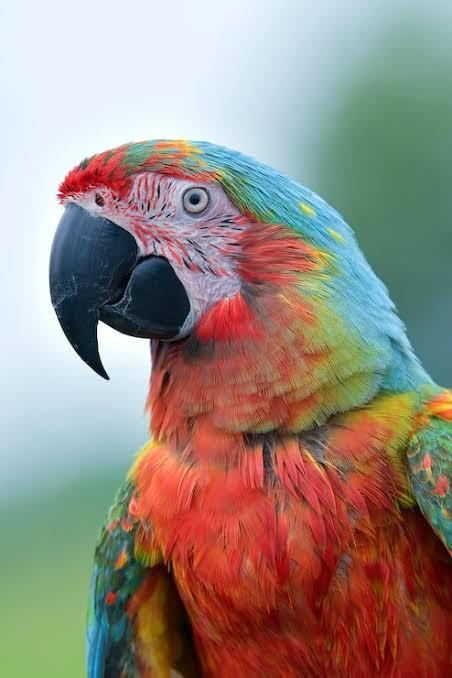
#> input picture Day_18/sample_images/test3.jpg, 452 x 678 px
$ python morphology.py
#> lines starting #> are read from the running program, lines starting #| are printed output that depends on the picture; after the words box and inside, x2 and y2 are one past the last pixel; in counts of white or black regions, pixels touching at a corner belong together
import cv2

img3 = cv2.imread("sample_images/test3.jpg")
#> img3 is the input picture: shape (678, 452, 3); mean B, G, R 129, 138.2, 151.6
gray = cv2.cvtColor(img3, cv2.COLOR_BGR2GRAY)
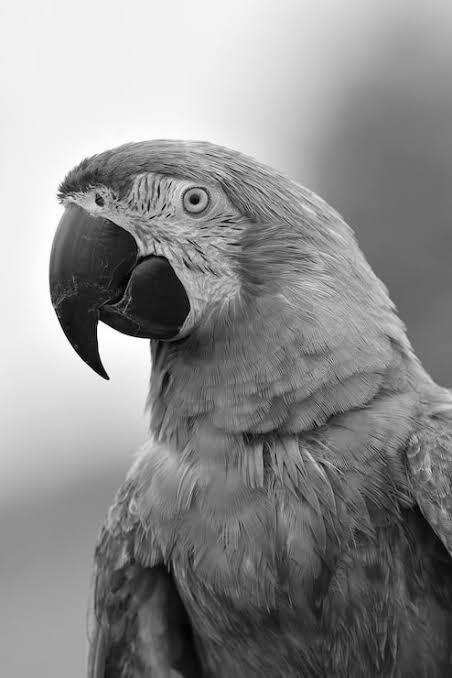
#> gray: shape (678, 452); min 0, max 255, mean 141.2
blur = cv2.GaussianBlur(gray, (5, 5), 0)

canny = cv2.Canny(
    blur,
    50,
    150
)
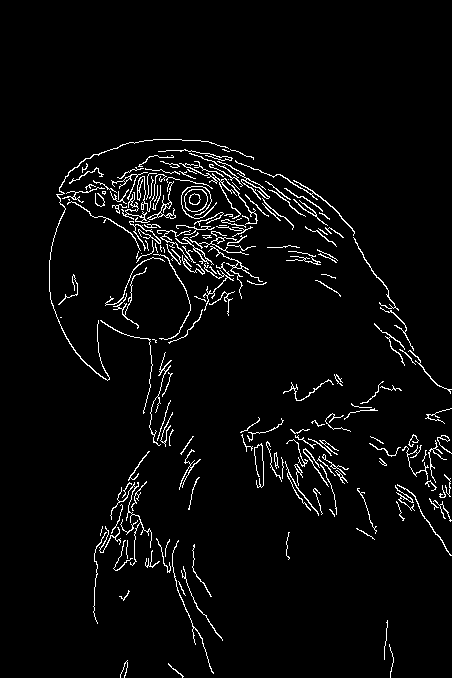
#> canny: shape (678, 452); 3.7% white in thin lines or dots, all inside (x1, y1, x2, y2) = (49, 139, 452, 678)
erosion_kernel = cv2.getStructuringElement(
    cv2.MORPH_RECT,
    (2, 2)
)

dilation_kernel = cv2.getStructuringElement(
    cv2.MORPH_RECT,
    (5, 5)
)

erosion = cv2.erode(
    canny,
    erosion_kernel,
)
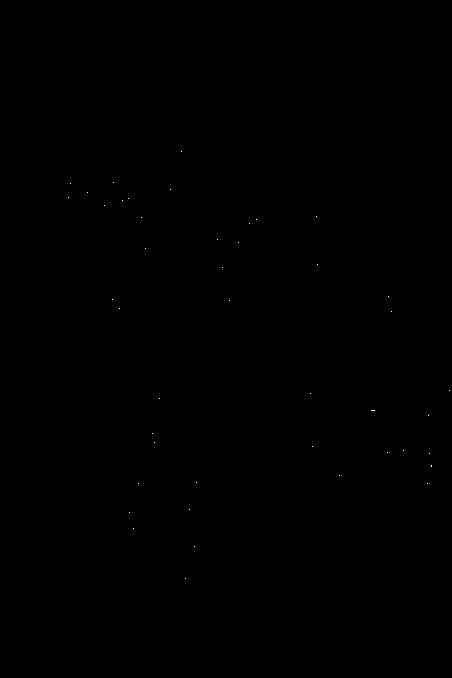
#> erosion: shape (678, 452); 0.02% white in thin lines or dots, all inside (x1, y1, x2, y2) = (68, 151, 450, 579)

dilation = cv2.dilate(
    canny,
    dilation_kernel,
)
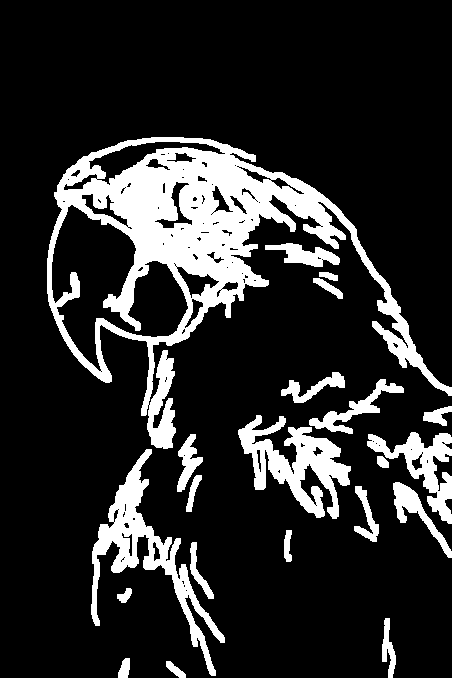
#> dilation: shape (678, 452); 16.8% white; 21 white regions, largest, box (x1, y1, x2, y2) and area: (47, 137, 452, 449) 30357, (91, 449, 225, 676) 5855, (238, 415, 351, 519) 4971

opening = cv2.morphologyEx(canny, cv2.MORPH_OPEN, erosion_kernel)
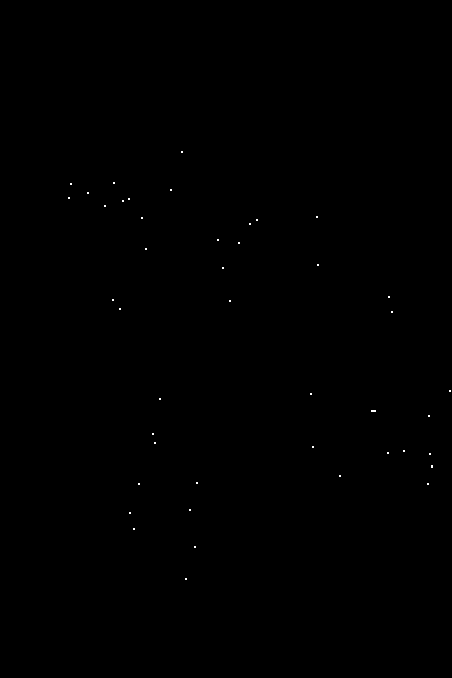
#> opening: shape (678, 452); 0.06% white in thin lines or dots, all inside (x1, y1, x2, y2) = (68, 151, 451, 580)

closing = cv2.morphologyEx(canny, cv2.MORPH_CLOSE, dilation_kernel)
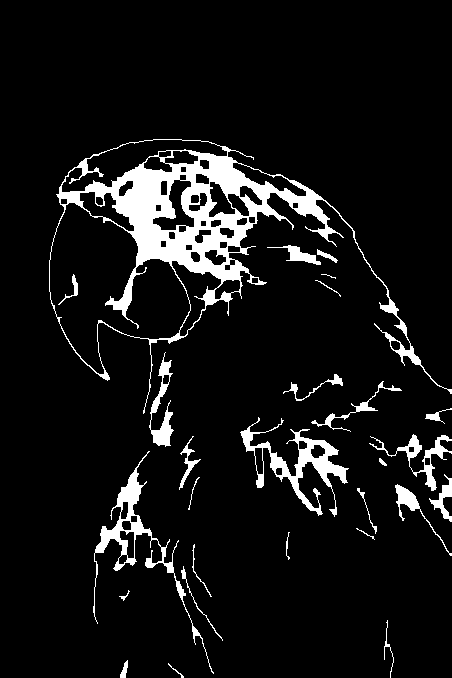
#> closing: shape (678, 452); 8% white; 27 white regions (1 under 20 px), largest, box (x1, y1, x2, y2) and area: (49, 139, 452, 414) 15174, (240, 417, 349, 517) 2439, (93, 451, 214, 674) 2247


gradient = cv2.morphologyEx(canny, cv2.MORPH_GRADIENT, dilation_kernel)

tophat = cv2.morphologyEx(canny, cv2.MORPH_TOPHAT, dilation_kernel)

blackhat = cv2.morphologyEx(canny, cv2.MORPH_BLACKHAT, erosion_kernel)
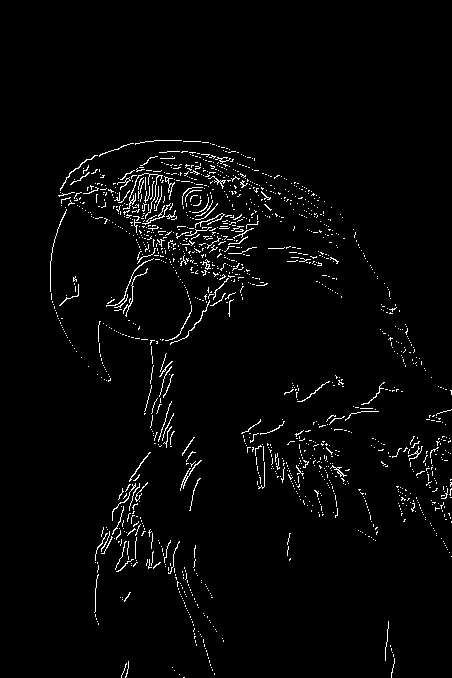
#> blackhat: shape (678, 452); 2.6% white in thin lines or dots, all inside (x1, y1, x2, y2) = (50, 140, 452, 678)

cv2.imshow("Canny Edge Detection", canny)
cv2.waitKey(0)
cv2.destroyAllWindows()


cv2.imshow("Erosion", erosion)
cv2.waitKey(0)
cv2.destroyAllWindows()
cv2.imshow("Dilation", dilation)
cv2.waitKey(0)
cv2.destroyAllWindows()

cv2.imshow("Opening", opening)
cv2.waitKey(0)
cv2.destroyAllWindows()

cv2.imshow("Closing", closing)
cv2.waitKey(0)
cv2.destroyAllWindows()

cv2.imshow("Gradient", gradient)
cv2.waitKey(0)
cv2.destroyAllWindows()

cv2.imshow("Tophat", tophat)
cv2.waitKey(0)
cv2.destroyAllWindows()

cv2.imshow("Blackhat", blackhat)
cv2.waitKey(0)
cv2.destroyAllWindows()

$ run again, with Day_18/sample_images/test1.jpg copied over Day_18/sample_images/test3.jpg
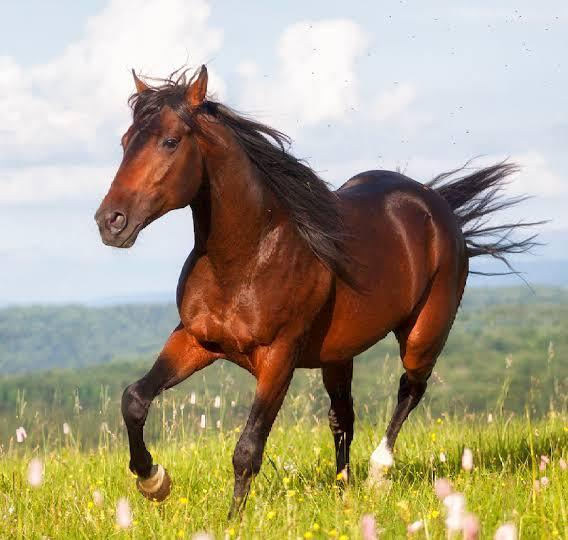
#> input picture Day_18/sample_images/test1.jpg, 568 x 540 px
#> img3 is the input picture: shape (540, 568, 3); mean B, G, R 132.2, 159.1, 169.5
#> `canny = cv2.Canny( blur, 50, 150 )`:
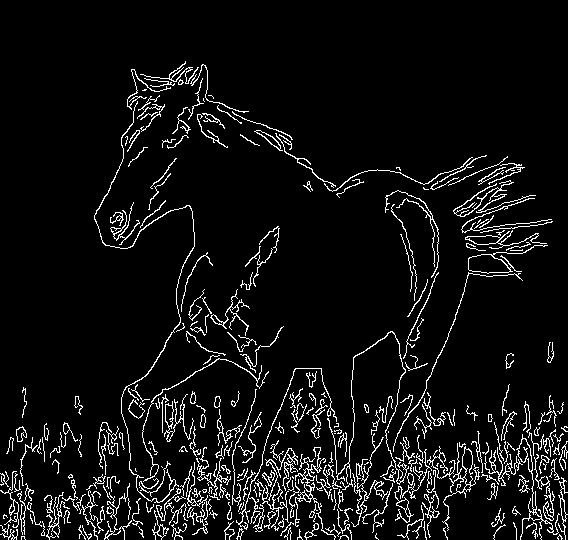
#> canny: shape (540, 568); 6.6% white in thin lines or dots, all inside (x1, y1, x2, y2) = (0, 61, 568, 540)
#> erosion: shape (540, 568); 0.04% white in thin lines or dots, all inside (x1, y1, x2, y2) = (4, 84, 566, 538)
#> dilation: shape (540, 568); 28.3% white; 13 white regions, largest, box (x1, y1, x2, y2) and area: (0, 59, 568, 540) 83696, (48, 420, 84, 476) 830, (489, 506, 508, 540) 382
#> opening: shape (540, 568); 0.16% white in thin lines or dots, all inside (x1, y1, x2, y2) = (4, 84, 567, 539)
#> closing: shape (540, 568); 15.6% white; 23 white regions (1 under 20 px), largest, box (x1, y1, x2, y2) and area: (0, 61, 568, 540) 45498, (240, 226, 280, 290) 383, (197, 113, 228, 148) 310
#> `blackhat = cv2.morphologyEx(canny, cv2.MORPH_BLACKHAT, erosion_kernel)`:
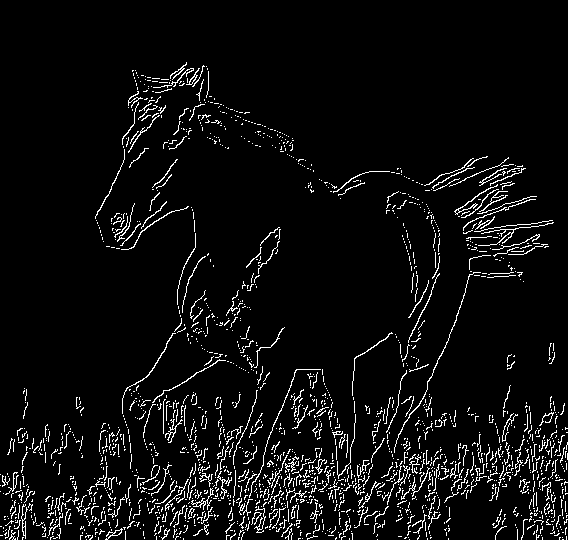
#> blackhat: shape (540, 568); 5.5% white in thin lines or dots, all inside (x1, y1, x2, y2) = (0, 62, 568, 540)
